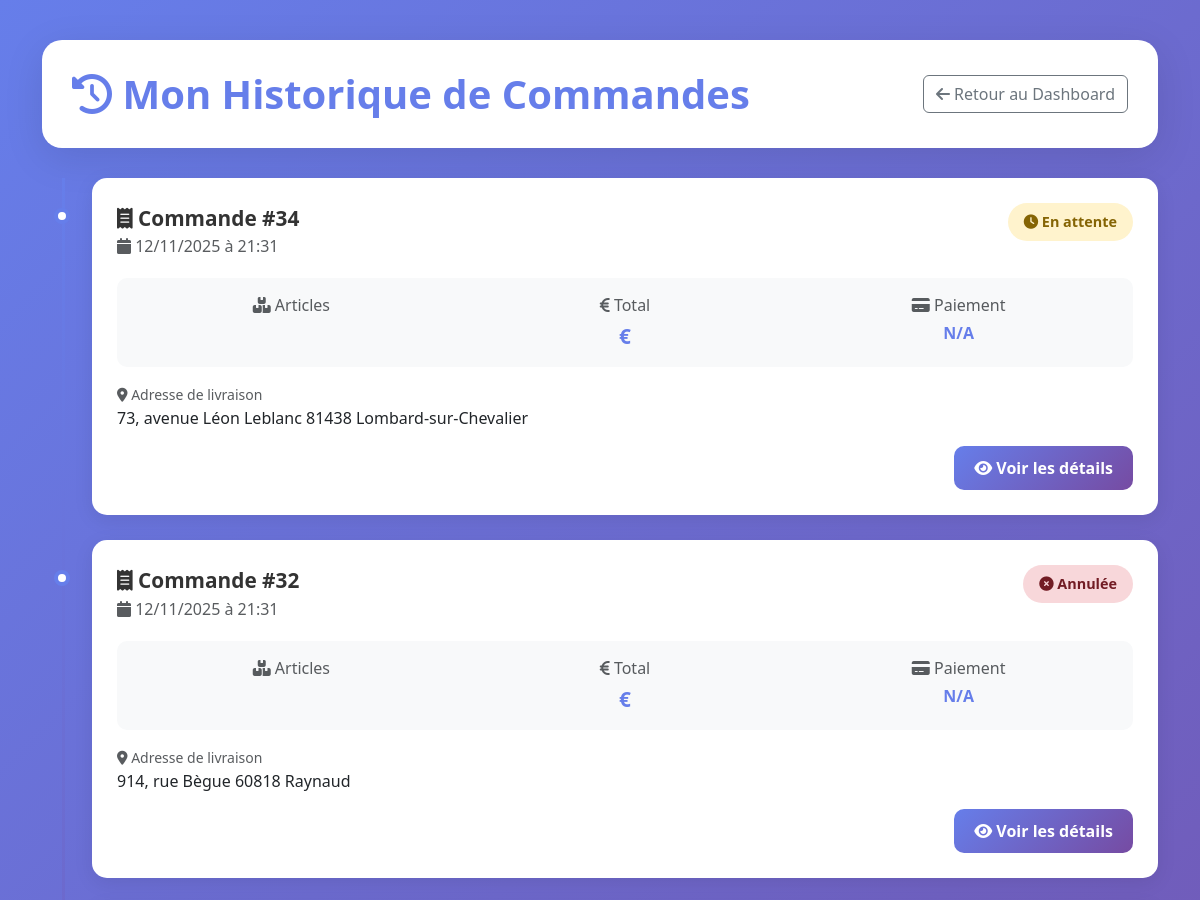
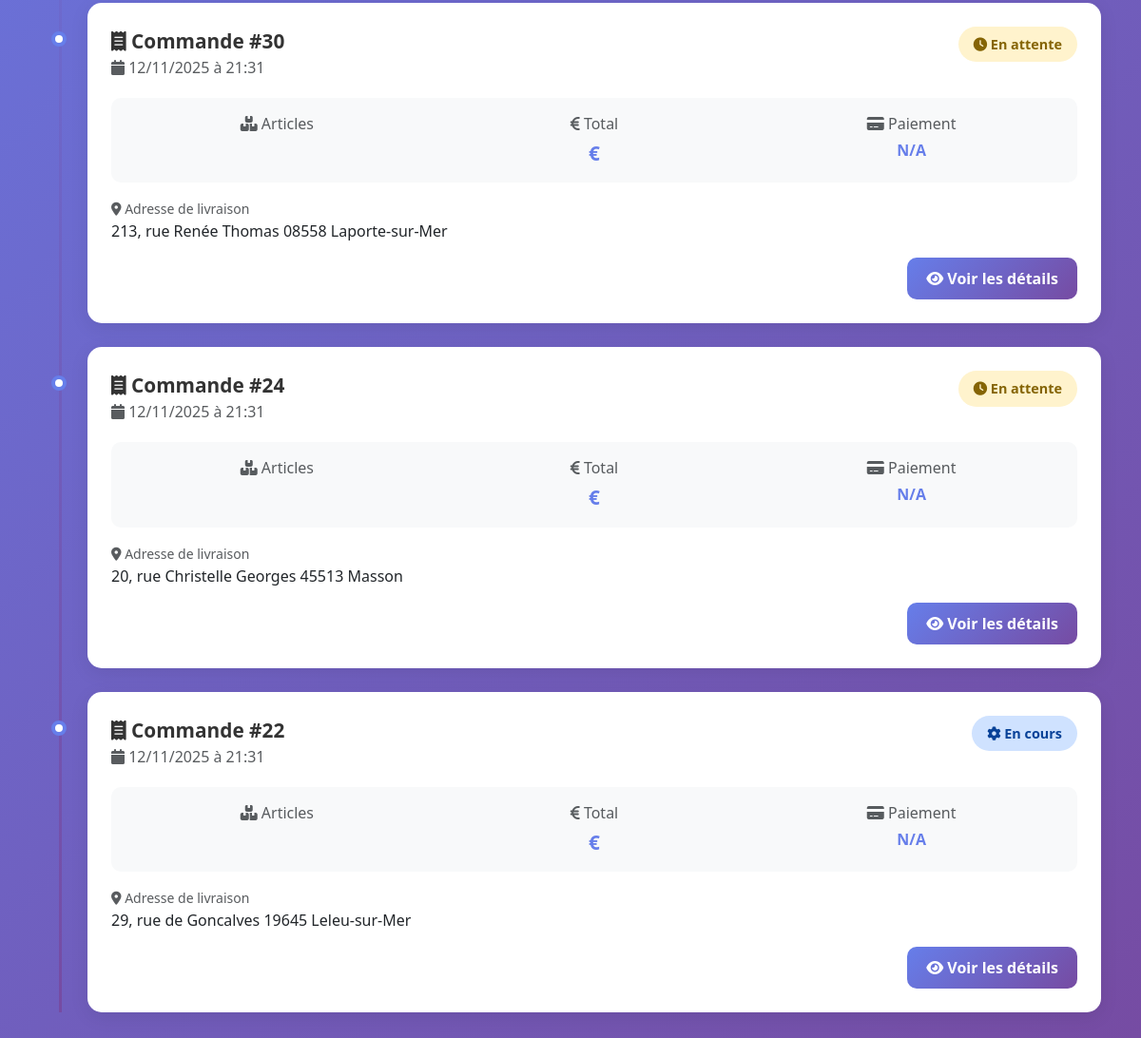
/orders/history/ (signed in), run on the app's committed database (2 pictures, top to bottom).
### orders/models.py (models this page shows, shortened)
class Order(models.Model):
    STATUS_CHOICES = [
        ('pending', 'En attente'),
        ('confirmed', 'Confirmée'),
        ('processing', 'En traitement'),
        ('shipped', 'Expédiée'),
        ('delivered', 'Livrée'),
        ('cancelled', 'Annulée'),
    ]
    customer = models.ForeignKey(User, on_delete=models.CASCADE, related_name='orders', verbose_name="Client")
    order_number = models.CharField(max_length=20, unique=True, verbose_name="Numéro de commande")
    status = models.CharField(max_length=20, choices=STATUS_CHOICES, default='pending', verbose_name="Statut")
    total_amount = models.DecimalField(max_digits=10, decimal_places=2, verbose_name="Montant total")
    shipping_address = models.TextField(verbose_name="Adresse de livraison")
    shipping_city = models.CharField(max_length=100, verbose_name="Ville de livraison")
    shipping_phone = models.CharField(max_length=20, verbose_name="Téléphone de livraison")
    created_at = models.DateTimeField(auto_now_add=True)
    updated_at = models.DateTimeField(auto_now=True)
    delivered_at = models.DateTimeField(null=True, blank=True, verbose_name="Date de livraison")
    class Meta:
        verbose_name = "Commande"
        verbose_name_plural = "Commandes"
        ordering = ['-created_at']

### orders/views.py (the view)
# urls.py: path('history/', views.order_history, name='order_history'),
@login_required
def order_history(request):
    orders = Order.objects.filter(customer=request.user).order_by('-created_at')
    return render(request, 'orders/order_history.html', {'orders': orders})

### orders/templates/orders/order_history.html (shortened to what this page needs)
<!DOCTYPE html>
<html lang="fr">
<head>
<link href="https://cdn.jsdelivr.net/npm/bootstrap@5.3.2/dist/css/bootstrap.min.css" rel="stylesheet">
<link href="https://cdnjs.cloudflare.com/ajax/libs/font-awesome/6.4.0/css/all.min.css" rel="stylesheet">
</head>
<body>
    <div class="container">
        <div class="page-header">
            <div class="d-flex justify-content-between align-items-center flex-wrap">
                <h1><i class="fas fa-history"></i> Mon Historique de Commandes</h1>
                <a href="{% url 'dashboard_customer' %}" class="btn btn-outline-secondary">
                    <i class="fas fa-arrow-left"></i> Retour au Dashboard
                </a>
            </div>
        </div>
        {% if orders %}
            <div class="timeline">
                {% for order in orders %}
                <div class="order-card">
                    <div class="order-header">
                        <div>
                            <div class="order-number">
                                <i class="fas fa-receipt"></i> Commande #{{ order.id }}
                            </div>
                            <p class="text-muted mb-0">
                                <i class="fas fa-calendar"></i> {{ order.created_at|date:"d/m/Y à H:i" }}
                            </p>
                        </div>
                        <span class="status-badge status-{{ order.status }}">
                            {% if order.status == 'pending' %}
                                <i class="fas fa-clock"></i> En attente
                            {% elif order.status == 'processing' %}
                                <i class="fas fa-cog"></i> En cours
                            {% elif order.status == 'shipped' %}
                                <i class="fas fa-truck"></i> Expédiée
                            {% elif order.status == 'delivered' %}
                                <i class="fas fa-check-circle"></i> Livrée
                            {% else %}
                                <i class="fas fa-times-circle"></i> Annulée
                            {% endif %}
                        </span>
                    </div>
                    <div class="order-summary">
                        <div class="summary-item">
                            <div class="text-muted mb-1"><i class="fas fa-boxes"></i> Articles</div>
                        </div>
                        <div class="summary-item">
                            <div class="text-muted mb-1"><i class="fas fa-euro-sign"></i> Total</div>
                            <div class="summary-value">{{ order.total_price }}€</div>
                        </div>
                        <div class="summary-item">
                            <div class="text-muted mb-1"><i class="fas fa-credit-card"></i> Paiement</div>
                            <div class="summary-value text-uppercase" style="font-size: 1rem;">{{ order.payment_method|default:"N/A" }}</div>
                        </div>
                    </div>
                    {% if order.shipping_address %}
                    <div class="mb-3">
                        <small class="text-muted"><i class="fas fa-map-marker-alt"></i> Adresse de livraison</small>
                        <div>{{ order.shipping_address }}</div>
                    </div>
                    {% endif %}
                    <div class="d-flex justify-content-end gap-2">
                        <a href="{% url 'order_detail_customer' order.id %}" class="btn-view">
                            <i class="fas fa-eye"></i> Voir les détails
                        </a>
                    </div>
                </div>
                {% endfor %}
            </div>
        {% endif %}
    </div>
</body>
</html>

### orders/templates/orders/order_history.html (style rules this page uses)
body { font-family: 'Segoe UI', sans-serif; background: linear-gradient(135deg, #667eea 0%, #764ba2 100%); min-height: 100vh; padding: 40px 0; }
.page-header { background: white; border-radius: 20px; padding: 30px; margin-bottom: 30px; box-shadow: 0 10px 40px rgba(0,0,0,0.1); }
.page-header h1 { color: #667eea; font-weight: 700; margin: 0; }
.timeline { position: relative; padding-left: 50px; }
.timeline::before { content: ''; position: absolute; left: 20px; top: 0; bottom: 0; width: 3px; background: linear-gradient(to bottom, #667eea, #764ba2); }
.order-card { background: white; border-radius: 15px; padding: 25px; margin-bottom: 25px; box-shadow: 0 5px 20px rgba(0,0,0,0.08); position: relative; transition: all 0.3s; }
.order-card::before { content: ''; position: absolute; left: -38px; top: 30px; width: 16px; height: 16px; background: white; border: 4px solid #667eea; border-radius: 50%; z-index: 1; }
.order-header { display: flex; justify-content: space-between; align-items: start; margin-bottom: 20px; flex-wrap: wrap; gap: 15px; }
.order-number { font-size: 1.3rem; font-weight: 700; color: #333; }
.status-badge { padding: 8px 16px; border-radius: 20px; font-weight: 600; font-size: 0.9rem; }
.status-pending { background: #fff3cd; color: #856404; }
.status-processing { background: #cfe2ff; color: #084298; }
.status-cancelled { background: #f8d7da; color: #721c24; }
.order-summary { display: grid; grid-template-columns: repeat(auto-fit, minmax(150px, 1fr)); gap: 15px; padding: 15px; background: #f8f9fa; border-radius: 10px; margin-bottom: 15px; }
.summary-item { text-align: center; }
.summary-value { font-size: 1.3rem; font-weight: 700; color: #667eea; }
.btn-view { background: linear-gradient(135deg, #667eea 0%, #764ba2 100%); color: white; padding: 10px 20px; border-radius: 10px; text-decoration: none; font-weight: 600; }

### data on the page
Order: id "34", created_at "12/11/2025 à 21:31", status "pending" (drawn), payment_method "N/A", shipping_address "73, avenue Léon Leblanc 81438 Lombard-sur-Chevalier"
Order: id "32", created_at "12/11/2025 à 21:31", status "cancelled" (drawn), payment_method "N/A", shipping_address "914, rue Bègue 60818 Raynaud"
Order: id "30", created_at "12/11/2025 à 21:31", status "pending" (drawn), payment_method "N/A", shipping_address "213, rue Renée Thomas 08558 Laporte-sur-Mer"
Order: id "24", created_at "12/11/2025 à 21:31", status "pending" (drawn), payment_method "N/A", shipping_address "20, rue Christelle Georges 45513 Masson"
Order: id "22", created_at "12/11/2025 à 21:31", status "processing" (drawn), payment_method "N/A", shipping_address "29, rue de Goncalves 19645 Leleu-sur-Mer"
